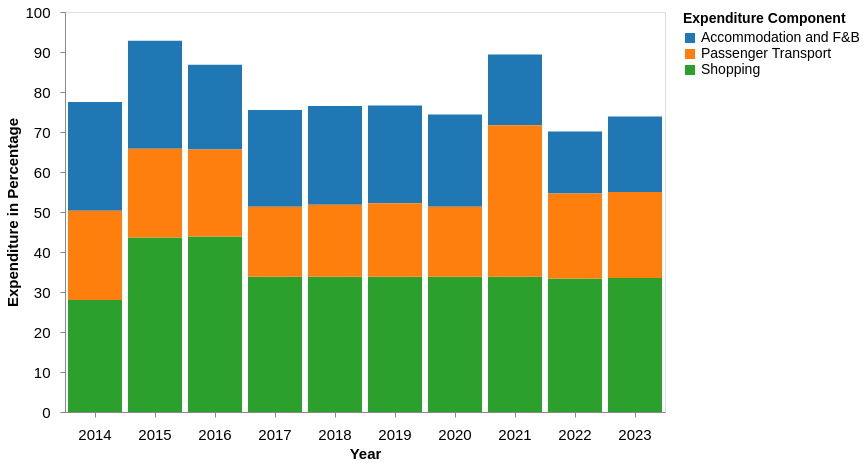

The specification (Vega-Lite) saved for this image:
### Vega-Lite specification from a JSON file in a GitHub repository (floating-point values rounded to 4 significant figures)
{"$schema": "https://vega.github.io/schema/vega-lite/v5.json", "width": 600, "height": 400, "data": {"values": [{"Year": "2014", "Component": "Shopping", "Expenditure": 28}, {"Year": "2014", "Component": "Accommodation and F&B", "Expenditure": 27.2}, {"Year": "2014", "Component": "Passenger Transport", "Expenditure": 22.3}, {"Year": "2015", "Component": "Shopping", "Expenditure": 43.6}, {"Year": "2015", "Component": "Accommodation and F&B", "Expenditure": 27}, {"Year": "2015", "Component": "Passenger Transport", "Expenditure": 22.2}, {"Year": "2016", "Component": "Shopping", "Expenditure": 43.9}, {"Year": "2016", "Component": "Accommodation and F&B", "Expenditure": 21.2}, {"Year": "2016", "Component": "Passenger Transport", "Expenditure": 21.7}, {"Year": "2017", "Component": "Shopping", "Expenditure": 33.8}, {"Year": "2017", "Component": "Accommodation and F&B", "Expenditure": 24.2}, {"Year": "2017", "Component": "Passenger Transport", "Expenditure": 17.5}, {"Year": "2018", "Component": "Shopping", "Expenditure": 33.8}, {"Year": "2018", "Component": "Accommodation and F&B", "Expenditure": 24.7}, {"Year": "2018", "Component": "Passenger Transport", "Expenditure": 18}, {"Year": "2019", "Component": "Shopping", "Expenditure": 33.8}, {"Year": "2019", "Component": "Accommodation and F&B", "Expenditure": 24.4}, {"Year": "2019", "Component": "Passenger Transport", "Expenditure": 18.4}, {"Year": "2020", "Component": "Shopping", "Expenditure": 33.8}, {"Year": "2020", "Component": "Accommodation and F&B", "Expenditure": 23.1}, {"Year": "2020", "Component": "Passenger Transport", "Expenditure": 17.5}, {"Year": "2021", "Component": "Shopping", "Expenditure": 33.8}, {"Year": "2021", "Component": "Accommodation and F&B", "Expenditure": 17.7}, {"Year": "2021", "Component": "Passenger Transport", "Expenditure": 37.9}, {"Year": "2022", "Component": "Shopping", "Expenditure": 33.4}, {"Year": "2022", "Component": "Accommodation and F&B", "Expenditure": 15.5}, {"Year": "2022", "Component": "Passenger Transport", "Expenditure": 21.2}, {"Year": "2023", "Component": "Shopping", "Expenditure": 33.5}, {"Year": "2023", "Component": "Accommodation and F&B", "Expenditure": 18.9}, {"Year": "2023", "Component": "Passenger Transport", "Expenditure": 21.5}]}, "params": [{"name": "yearSelect", "value": "All", "bind": {"input": "select", "options": ["All", "2014", "2015", "2016", "2017", "2018", "2019", "2020", "2021", "2022", "2023"], "name": "Select Year"}}], "mark": "bar", "encoding": {"x": {"field": "Year", "type": "ordinal", "title": "Year", "axis": {"labelAngle": 0, "labelFontSize": 15, "titleFontSize": 15, "labelPadding": 10, "grid": false}}, "y": {"field": "Expenditure", "type": "quantitative", "title": "Expenditure in Percentage", "axis": {"labelPadding": 10, "labelFontSize": 15, "titleFontSize": 15, "grid": false}, "scale": {"domain": [0, 100]}}, "color": {"field": "Component", "type": "nominal", "title": "Expenditure Component", "scale": {"scheme": "category10"}, "legend": {"title": "Expenditure Component", "labelFontSize": 14, "titleFontSize": 14, "labelPadding": 10}}, "opacity": {"condition": [{"test": "yearSelect == 'All'", "value": 1}, {"test": "datum.Year == yearSelect", "value": 1}], "value": 0.3}, "tooltip": [{"field": "Year", "title": "Year"}, {"field": "Component", "title": "Expenditure Component"}, {"field": "Expenditure", "title": "Expenditure in Percentage", "format": ".2f"}]}}
